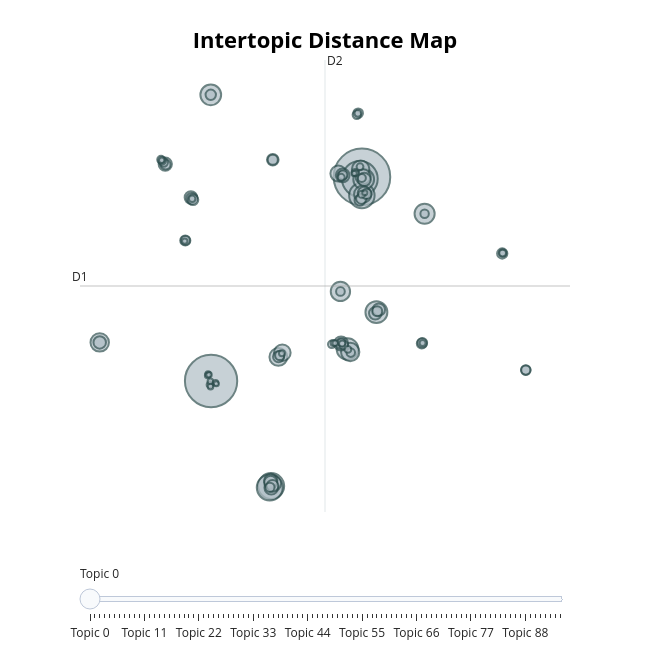

The code cell stored with this chart in its notebook:
### Markdown cell above
#### Distância Intertópicos

### Code cell
#modelo original
modelo_original.visualize_topics()
